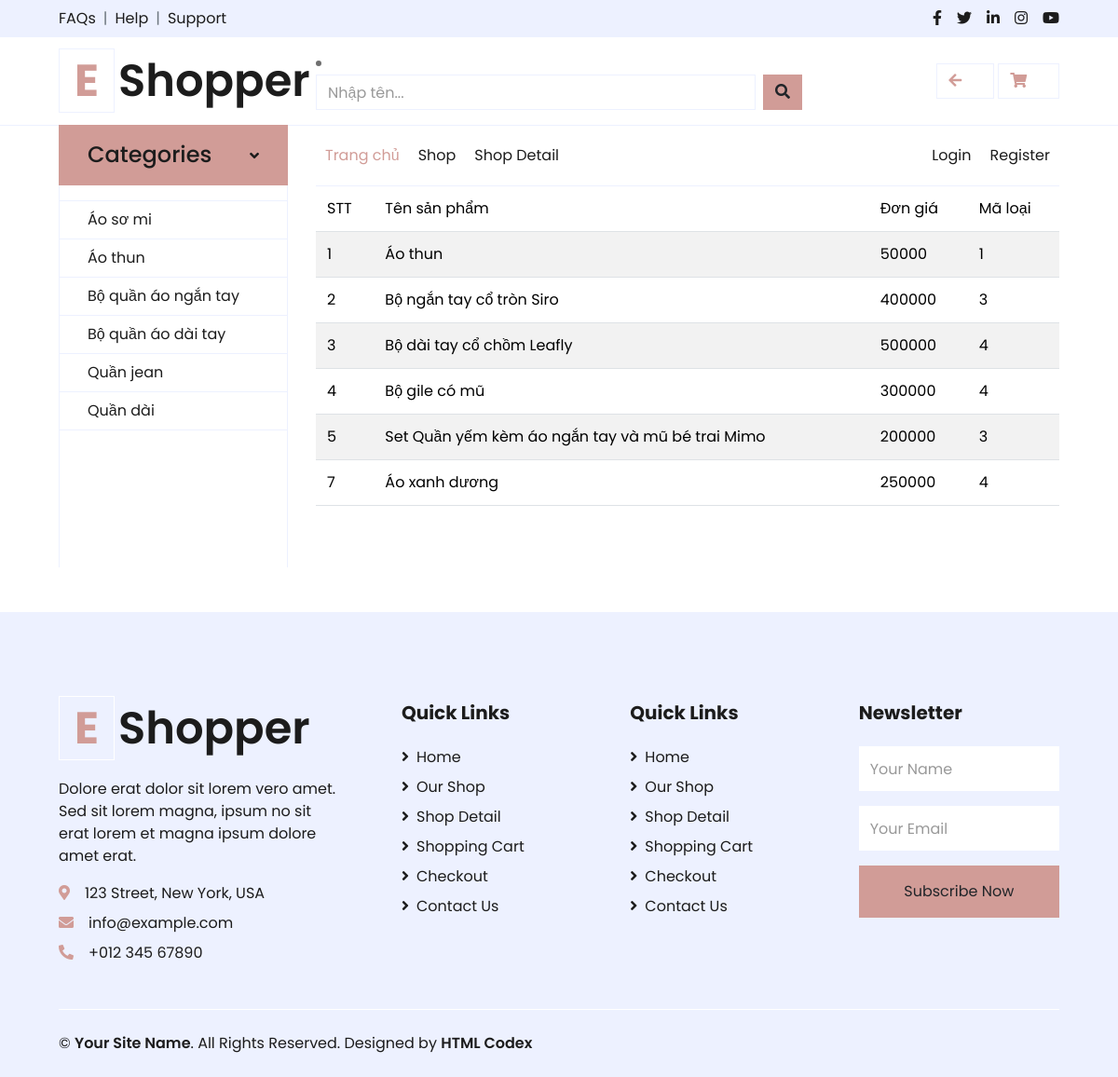
The page /childfashion/dssp1 on the database its author committed.
### childfashion/models.py (models this page shows, shortened)
class Loai(models.Model):
    TenLoai = models.CharField(max_length=100)

class BangSP(models.Model):
    TenSP = models.CharField(max_length=100)
    DonGia = models.IntegerField(null=True, blank=True)
    HinhAnh = models.ImageField(upload_to=upload_image_to)
    MoTa = models.TextField(max_length=1000)
    PhuKien = models.CharField(max_length=100)
    KichThuoc = models.CharField(max_length=100, blank=True)  # Cho phép giá trị trống
    MauSac = models.CharField(max_length=100, blank=True)
    SoLuong = models.IntegerField(null=True, blank=True)
    ML = models.ForeignKey(Loai, on_delete=models.CASCADE, related_name='BangSP')

### childfashion/views.py (the view)
# urls.py: path('dssp1', views.DSSP1, name='dssp1'),
def DSSP1(request):
    data = {
        "BangSP": BangSP.objects.all(),
    }
    return render(request, 'pages/DSSP1.html', data)

### childfashion/context_processors.py (called while the page is built)
def categories(request):
    categories = Loai.objects.all()
    return {
        'categories':categories
    }

### childfashion/templates/pages/DSSP1.html (shortened to what this page needs)
{% extends "page/layout.html" %}
{% block content %}
<table class="table table-striped table-hover">
    <thead class="thead-dark bg-secondary">
        <tr>
            <td>STT</td>
            <td>Tên sản phẩm</td>
            <td>Đơn giá</td>
            <td>Mã loại</td>
        </tr>
    </thead>
    {% for tl in BangSP %}
    <tr>
        <td>{{tl.id}}</td>
        <td>{{tl.TenSP}}</td>
        <td>{{tl.DonGia}}</td>
        <td>{{tl.ML.id}}</td>
    </tr>
    {% endfor %}
</table>
{% endblock %}

### childfashion/templates/page/layout.html (shortened to what this page needs)
<!DOCTYPE html>
<html>
<head>
    {% load static %}
    <link rel="stylesheet" href="{% static 'css/bootstrap.min.css' %}" type="text/css">
    <link rel="stylesheet" href="{% static 'css/style.min.css' %}" type="text/css">
    <link href="{% static 'fontawesomefree/css/all.min.css' %}" rel="stylesheet" type="text/css">
    <link rel="stylesheet" href="{% static 'css/style.css' %}" type="text/css">
    <link href="https://cdnjs.cloudflare.com/ajax/libs/font-awesome/5.10.0/css/all.min.css" rel="stylesheet">
    <link href="lib/owlcarousel/assets/owl.carousel.min.css" rel="stylesheet">
</head>
<body>
    <div class="container-fluid">
        <div class="row bg-secondary py-2 px-xl-5">
            <div class="col-lg-6 d-none d-lg-block">
                <div class="d-inline-flex align-items-center">
                    <a class="text-dark" href="">FAQs</a>
                    <span class="text-muted px-2">|</span>
                    <a class="text-dark" href="">Help</a>
                    <span class="text-muted px-2">|</span>
                    <a class="text-dark" href="">Support</a>
                </div>
            </div>
            <div class="col-lg-6 text-center text-lg-right">
                <div class="d-inline-flex align-items-center">
                    <a class="text-dark px-2" href="">
                        <i class="fab fa-facebook-f"></i>
                    </a>
                    <a class="text-dark px-2" href="">
                        <i class="fab fa-twitter"></i>
                    </a>
                    <a class="text-dark px-2" href="">
                        <i class="fab fa-linkedin-in"></i>
                    </a>
                    <a class="text-dark px-2" href="">
                        <i class="fab fa-instagram"></i>
                    </a>
                    <a class="text-dark pl-2" href="">
                        <i class="fab fa-youtube"></i>
                    </a>
                </div>
            </div>
        </div>
        <div class="row align-items-center py-3 px-xl-5">
            <div class="col-lg-3 d-none d-lg-block">
                <a href="" class="text-decoration-none">
                    <h1 class="m-0 display-5 font-weight-semi-bold"><span class="text-primary font-weight-bold border px-3 mr-1">E</span>Shopper</h1>
                </a>
            </div>
            <div class="col-lg-6 col-6 text-left">
                <li class="nav-item">
                    <form class="d-flex" role = "search" method="POST" action="{% url 'search' %}">
                        <input class="form-control me-2" type="search" placeholder="Nhập tên...
                        " aria-label="Search" name="searched"  >
                        <button type="submit" class="btn btn-primary" data-mdb-ripple-init >
                            <i class="fas fa-search"></i>
                        </button>
                    </form>
                </li>
            </div>
            <div class="col-lg-3 col-6 text-right">
                <a href="{% url 'dssp2' %}" class="btn border">
                    <i class="fas fa-arrow-left text-primary"></i>
                    <span class="badge">0</span>
                </a>
                <a href="{% url 'giohang' %}" class="btn border">
                    <i class="fas fa-shopping-cart text-primary"></i>
                    <span class="badge">0</span>
                </a>
            </div>
        </div>
    </div>
    <div class="container-fluid mb-5">
        <div class="row border-top px-xl-5">
            <div class="col-lg-3 d-none d-lg-block">
                <a id="navbar-vertical-button" class="btn shadow-none d-flex align-items-center justify-content-between bg-primary text-white w-100" href="javascript:void(0);" style="height: 65px; margin-top: -1px; padding: 0 30px;">
                    <h4 class="m-0">Categories</h4>
                    <i class="fa fa-angle-down text-dark"></i>
                </a>
                <nav class="collapse show navbar navbar-vertical navbar-light align-items-start p-0 border border-top-0 border-bottom-0" id="navbar-vertical">
                    <div class="navbar-nav w-100 overflow-hidden" style="height: 410px">
                        <div class="nav-item dropdown">
                            <a href="#" class="nav-link" data-toggle="dropdown"></a>
                        </div>
                        {% for category in categories %}
                            <a href="/childfashion/category/{{category.id}}" class="nav-item nav-link">{{ category.TenLoai }}</a>
                        {% endfor %}
                    </div>
                </nav>
            </div>
            <div class="col-lg-9">
                <nav class="navbar navbar-expand-lg bg-light navbar-light py-3 py-lg-0 px-0">
                    <div class="collapse navbar-collapse justify-content-between" id="navbarCollapse">
                        <div class="navbar-nav mr-auto py-0">
                            <a href="/childfashion/" class="nav-item nav-link active">Trang chủ</a>
                            <a href="{% url 'dssp2' %}" class="nav-item nav-link">Shop</a>
                            <a href="{% url 'dssp1' %}" class="nav-item nav-link">Shop Detail</a>
                        </div>
                        {% if user.username %}
                        <p>Xin chào {{user.username}}</p>
                        <p><a href="{% url 'logout' %}">Đăng xuất</a></p>
                        {% else %}
                        <div class="navbar-nav ml-auto py-0">
                            <a href="{% url 'login' %}" class="nav-item nav-link">Login</a>
                            <a href="{% url 'register' %}" class="nav-item nav-link">Register</a>
                        </div>
                        {% endif %}
                    </div>
                </nav>
                {% block content %}
                {% endblock %}
            </div>
        </div>
    </div>
    <div class="container-fluid bg-secondary text-dark mt-5 pt-5">
        <div class="row px-xl-5 pt-5">
            <div class="col-lg-4 col-md-12 mb-5 pr-3 pr-xl-5">
                <a href="" class="text-decoration-none">
                    <h1 class="mb-4 display-5 font-weight-semi-bold"><span class="text-primary font-weight-bold border border-white px-3 mr-1">E</span>Shopper</h1>
                </a>
                <p>Dolore erat dolor sit lorem vero amet. Sed sit lorem magna, ipsum no sit erat lorem et magna ipsum dolore amet erat.</p>
                <p class="mb-2"><i class="fa fa-map-marker-alt text-primary mr-3"></i>123 Street, New York, USA</p>
                <p class="mb-2"><i class="fa fa-envelope text-primary mr-3"></i>info@example.com</p>
                <p class="mb-0"><i class="fa fa-phone-alt text-primary mr-3"></i>+012 345 67890</p>
            </div>
            <div class="col-lg-8 col-md-12">
                <div class="row">
                    <div class="col-md-4 mb-5">
                        <h5 class="font-weight-bold text-dark mb-4">Quick Links</h5>
                        <div class="d-flex flex-column justify-content-start">
                            <a class="text-dark mb-2" href="index.html"><i class="fa fa-angle-right mr-2"></i>Home</a>
                            <a class="text-dark mb-2" href="shop.html"><i class="fa fa-angle-right mr-2"></i>Our Shop</a>
                            <a class="text-dark mb-2" href="detail.html"><i class="fa fa-angle-right mr-2"></i>Shop Detail</a>
                            <a class="text-dark mb-2" href="cart.html"><i class="fa fa-angle-right mr-2"></i>Shopping Cart</a>
                            <a class="text-dark mb-2" href="checkout.html"><i class="fa fa-angle-right mr-2"></i>Checkout</a>
                            <a class="text-dark" href="contact.html"><i class="fa fa-angle-right mr-2"></i>Contact Us</a>
                        </div>
                    </div>
                    <div class="col-md-4 mb-5">
                        <h5 class="font-weight-bold text-dark mb-4">Quick Links</h5>
                        <div class="d-flex flex-column justify-content-start">
                            <a class="text-dark mb-2" href="index.html"><i class="fa fa-angle-right mr-2"></i>Home</a>
                            <a class="text-dark mb-2" href="shop.html"><i class="fa fa-angle-right mr-2"></i>Our Shop</a>
                            <a class="text-dark mb-2" href="detail.html"><i class="fa fa-angle-right mr-2"></i>Shop Detail</a>
                            <a class="text-dark mb-2" href="cart.html"><i class="fa fa-angle-right mr-2"></i>Shopping Cart</a>
                            <a class="text-dark mb-2" href="checkout.html"><i class="fa fa-angle-right mr-2"></i>Checkout</a>
                            <a class="text-dark" href="contact.html"><i class="fa fa-angle-right mr-2"></i>Contact Us</a>
                        </div>
                    </div>
                    <div class="col-md-4 mb-5">
                        <h5 class="font-weight-bold text-dark mb-4">Newsletter</h5>
                        <form action="">
                            <div class="form-group">
                                <input type="text" class="form-control border-0 py-4" placeholder="Your Name" required="required" />
                            </div>
                            <div class="form-group">
                                <input type="email" class="form-control border-0 py-4" placeholder="Your Email"
                                    required="required" />
                            </div>
                            <div>
                                <button class="btn btn-primary btn-block border-0 py-3" type="submit">Subscribe Now</button>
                            </div>
                        </form>
                    </div>
                </div>
            </div>
        </div>
        <div class="row border-top border-light mx-xl-5 py-4">
            <div class="col-md-6 px-xl-0">
                <p class="mb-md-0 text-center text-md-left text-dark">
                    &copy; <a class="text-dark font-weight-semi-bold" href="#">Your Site Name</a>. All Rights Reserved.
					Designed by <a class="text-dark font-weight-semi-bold" href="https://htmlcodex.com">HTML Codex</a>
                </p>
            </div>
            <div class="col-md-6 px-xl-0 text-center text-md-right">
            </div>
        </div>
    </div>
</body>
</html>

### childfashion/templates/page/layout.html (style rules this page uses)
#navbar-vertical { display: block; }

### rows shown on the page
Loai: TenLoai "Áo sơ mi"
Loai: TenLoai "Áo thun"
Loai: TenLoai "Bộ quần áo ngắn tay"
Loai: TenLoai "Bộ quần áo dài tay"
Loai: TenLoai "Quần jean"
Loai: TenLoai "Quần dài"
BangSP: id "1", TenSP "Áo thun", DonGia "50000", ML.id "1"
BangSP: id "2", TenSP "Bộ ngắn tay cổ tròn Siro", DonGia "400000", ML.id "3"
BangSP: id "3", TenSP "Bộ dài tay cổ chồm Leafly", DonGia "500000", ML.id "4"
BangSP: id "4", TenSP "Bộ gile có mũ", DonGia "300000", ML.id "4"
BangSP: id "5", TenSP "Set Quần yếm kèm áo ngắn tay và mũ bé trai Mimo", DonGia "200000", ML.id "3"
BangSP: id "7", TenSP "Áo xanh dương", DonGia "250000", ML.id "4"
